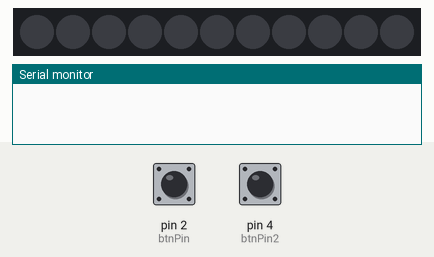
Bench run of a sketch on a simulated Arduino Uno, built with avr-gcc and run on an emulated ATmega328P. On the bench: 11 RGB LEDs in strip order, left to right, the last lines printed to the serial monitor. The test bench sets the inputs (shaded band); at power-on: pin 2 (btnPin) LOW, pin 4 (btnPin2) LOW.

Above: at 1.2 s.
1.3 s: pin 2 (btnPin) pulled HIGH for 0.15 s
At 2.5 s:
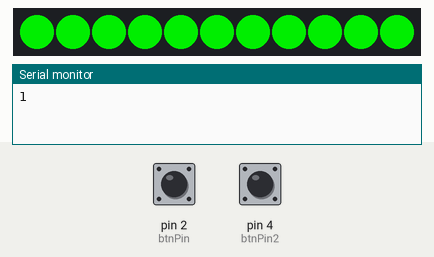
2.9 s: pin 4 (btnPin2) pulled HIGH for 0.15 s
At 3.8 s:
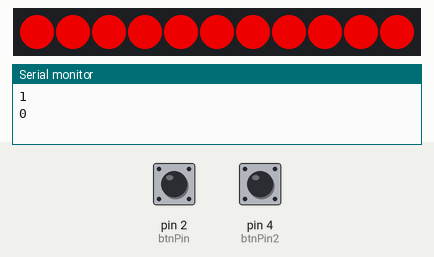
4.5 s: pin 2 (btnPin) pulled HIGH for 1 s
At 5.0 s:
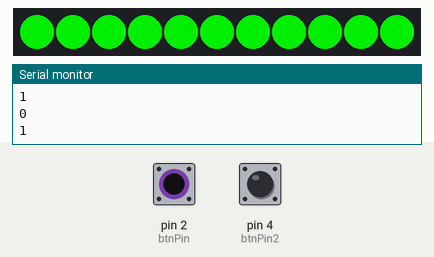
7.0 s: pin 4 (btnPin2) pulled HIGH for 1 s
At 8.1 s:
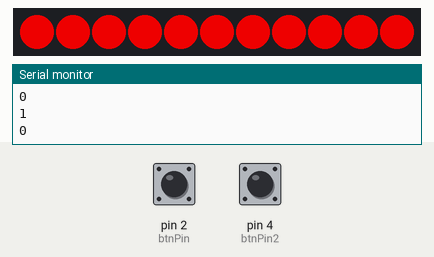
Timing chart, 0 to 10.0 s (numbered marks = the images above; inputs shaded):
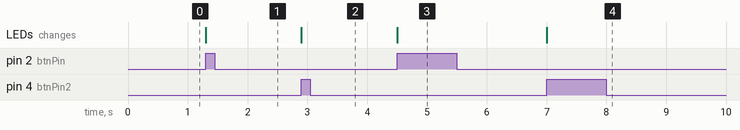

Measured:
- after the input at 1.3 s, the LEDs: change at once (image 1)
- after the input at 2.9 s, the LEDs: change at once (image 2)
- after the input at 4.5 s, the LEDs: change at once (image 3)
- after the input at 7.0 s, the LEDs: change at once (image 4)

The sketch:

9_3_button_ws2812.ino
```cpp
/*
 * create by straysnail
 * 2022/2/26
 */
#include <Adafruit_NeoPixel.h>
#define Neo_PIN  A0  //Define the pin
#define NUMPIXELS  11 //Define the LED number
//Declare our NeoPixel strip object
Adafruit_NeoPixel pixels(NUMPIXELS, Neo_PIN, NEO_GRB + NEO_KHZ800);

#define btnPin 2  //Define the button pin
#define btnPin2 4
boolean btnVal1;   //The variable is used to receive the value detected by the button
boolean btnVal2;
int count = 0; //The variable is used to record the click times of the button
boolean flag1 = 0; //Used to switch the state of button press and release
boolean flag2 = 0;

void setup() {
  Serial.begin(9600);
  pinMode(btnPin,INPUT);  //Set the pin to input
  pixels.begin(); // Initialize NeoPixel
  pixels.clear(); //Clean up
  pixels.show();//Display
}

void loop() {
  btnVal1 = digitalRead(btnPin);  //Read the button value and assign it to btnVal1
  while(btnVal1 == 0)  //Judge if the button is pressed
  {
    delay(10);
    flag1 = 1;
    while(flag1 == 1) //When the button is pressed
    {
      btnVal1 = digitalRead(btnPin); //Detect the button state again
      if(btnVal1 == 1)  //Judge if the button is released
      {
        count = count + 1; //Record the click times of the button
        Serial.println(count);  //Print the click times of the button
        flag1 = 0; //Exit the pressed state
        if(count >= 6)
        {
          count = 6;
        }
        switch(count)
        {
          case 0: displayPiexls(NUMPIXELS, 200, 0, 0); pixels.show(); break;
          case 1: displayPiexls(NUMPIXELS, 0, 200, 0); pixels.show(); break;
          case 2: displayPiexls(NUMPIXELS, 0, 0, 200); pixels.show(); break;
          case 3: displayPiexls(NUMPIXELS, 200, 200, 0); pixels.show(); break;
          case 4: displayPiexls(NUMPIXELS, 0, 200, 200); pixels.show(); break;
          case 5: displayPiexls(NUMPIXELS, 200, 200, 200); pixels.show(); break;
          case 6: displayPiexls(NUMPIXELS, 0, 0, 0); pixels.show(); break;
        }
      }
    }
  }
  btnVal2 = digitalRead(btnPin2);  //Read the button value and assign it to btnVal1
  while(btnVal2 == 0)  //Judge if the button is pressed
  {
    delay(10);
    flag2 = 1;
    while(flag2 == 1) //When the button is pressed
    {
      btnVal2 = digitalRead(btnPin2); //Detect the button state again
      if(btnVal2 == 1)  //Judge if the button is released
      {
        count = count - 1; //Record the click times of the button
        Serial.println(count);  //Print the click times of the button
        flag2 = 0; //Exit the pressed state
        if(count <= 0)
        {
          count = 0;
        }
        switch(count)
        {
          case 0: displayPiexls(NUMPIXELS, 200, 0, 0); pixels.show(); break;
          case 1: displayPiexls(NUMPIXELS, 0, 200, 0); pixels.show(); break;
          case 2: displayPiexls(NUMPIXELS, 0, 0, 200); pixels.show(); break;
          case 3: displayPiexls(NUMPIXELS, 200, 200, 0); pixels.show(); break;
          case 4: displayPiexls(NUMPIXELS, 0, 200, 200); pixels.show(); break;
          case 5: displayPiexls(NUMPIXELS, 200, 200, 200); pixels.show(); break;
          case 6: displayPiexls(NUMPIXELS, 0, 0, 0); pixels.show(); break;
        }
      }
    }
  }
}

//Define a function to control all the LED and their brightness
int displayPiexls(int num, int redVal, int greenVal, int blueVal)
{
  //Use for loop statement to make all LED on
  for(int i=0; i<num; i++) {
    pixels.setPixelColor(i, pixels.Color(redVal, greenVal, blueVal));//Set the pin of the LED and RGB color
  }
}
```
